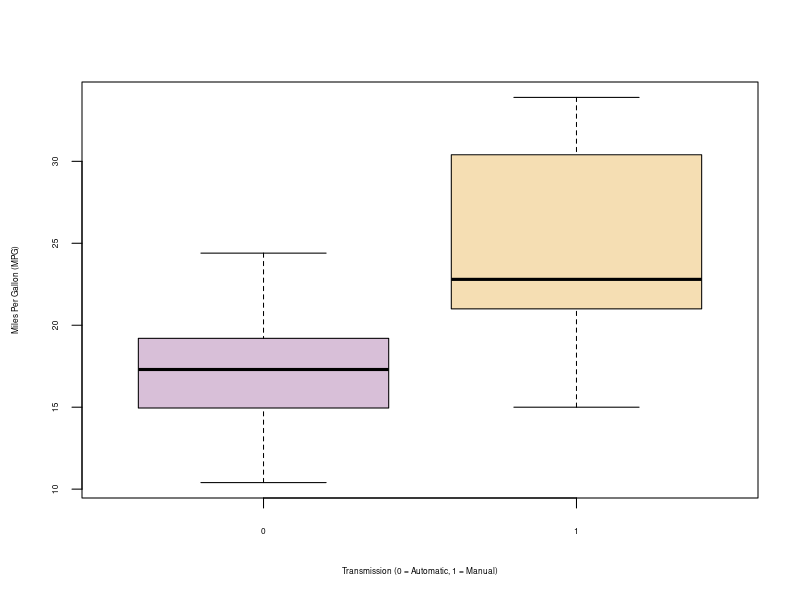
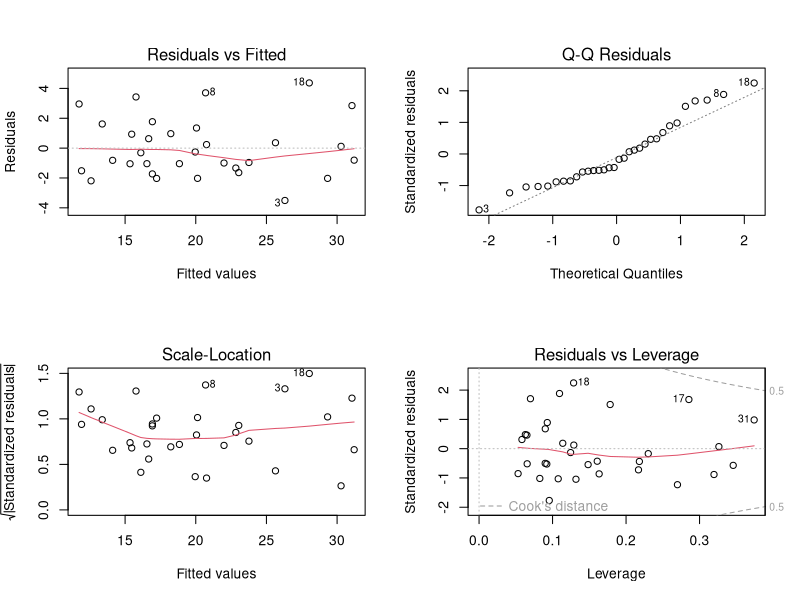

R code for these plots, in order:
## ---- chunk 1
library(datasets)
data(mtcars)
mpgData <- with(mtcars, data.frame(mpg, am))
mpgData$am <- factor(mpgData$am, labels = c("Automatic", "Manual"))
manual    <- as.list(subset(mtcars, am == 1, select = mpg))[[1]]
automatic <- as.list(subset(mtcars, am == 0, select = mpg))[[1]] 
## ---- chunk 2
summary(mpgData[mpgData$am == "Automatic",])
summary(mpgData[mpgData$am == "Manual",])
## ---- chunk 3
fit <- lm(mtcars$mpg ~ as.integer(am), data=mpgData)
summary(fit)
## ---- chunk 4
fit2 <- update(fit, mtcars$mpg ~mtcars$am + mtcars$wt)
fit3 <- update(fit, mtcars$mpg ~mtcars$am + mtcars$wt + mtcars$qsec)
fit4 <- update(fit, mtcars$mpg ~ mtcars$am + mtcars$wt + mtcars$qsec + mtcars$cyl)
anova(fit, fit2, fit3, fit4)
## ---- chunk 5
summary(fit3)
## ---- chunk 6
bestfit <- update(fit, mtcars$mpg ~ mtcars$am + mtcars$wt + mtcars$qsec + mtcars$am*mtcars$wt)
anova(fit3, bestfit)
## ---- chunk 7
summary(bestfit)
## ---- chunk 8
boxplot(automatic, manual, cex = 1.0, col = c("thistle","wheat"),cex.lab=.5, cex.axis=.5, cex.main=.5, cex.sub=.5,names = c("0", "1"),xlab = "Transmission (0 = Automatic, 1 = Manual)",ylab = "Miles Per Gallon (MPG)")
## ---- chunk 9
par(mfrow = c(2,2))
plot(bestfit)
